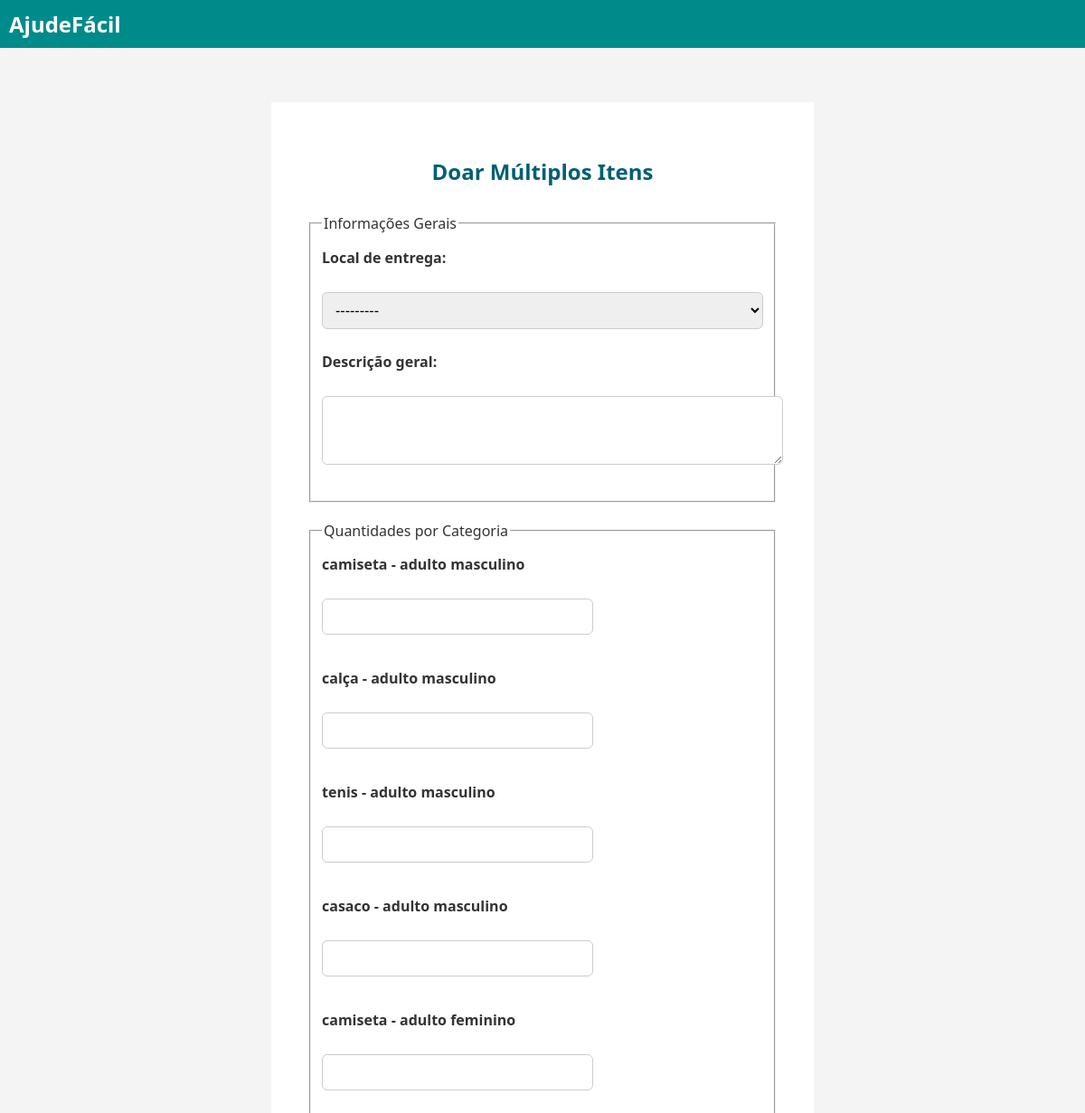
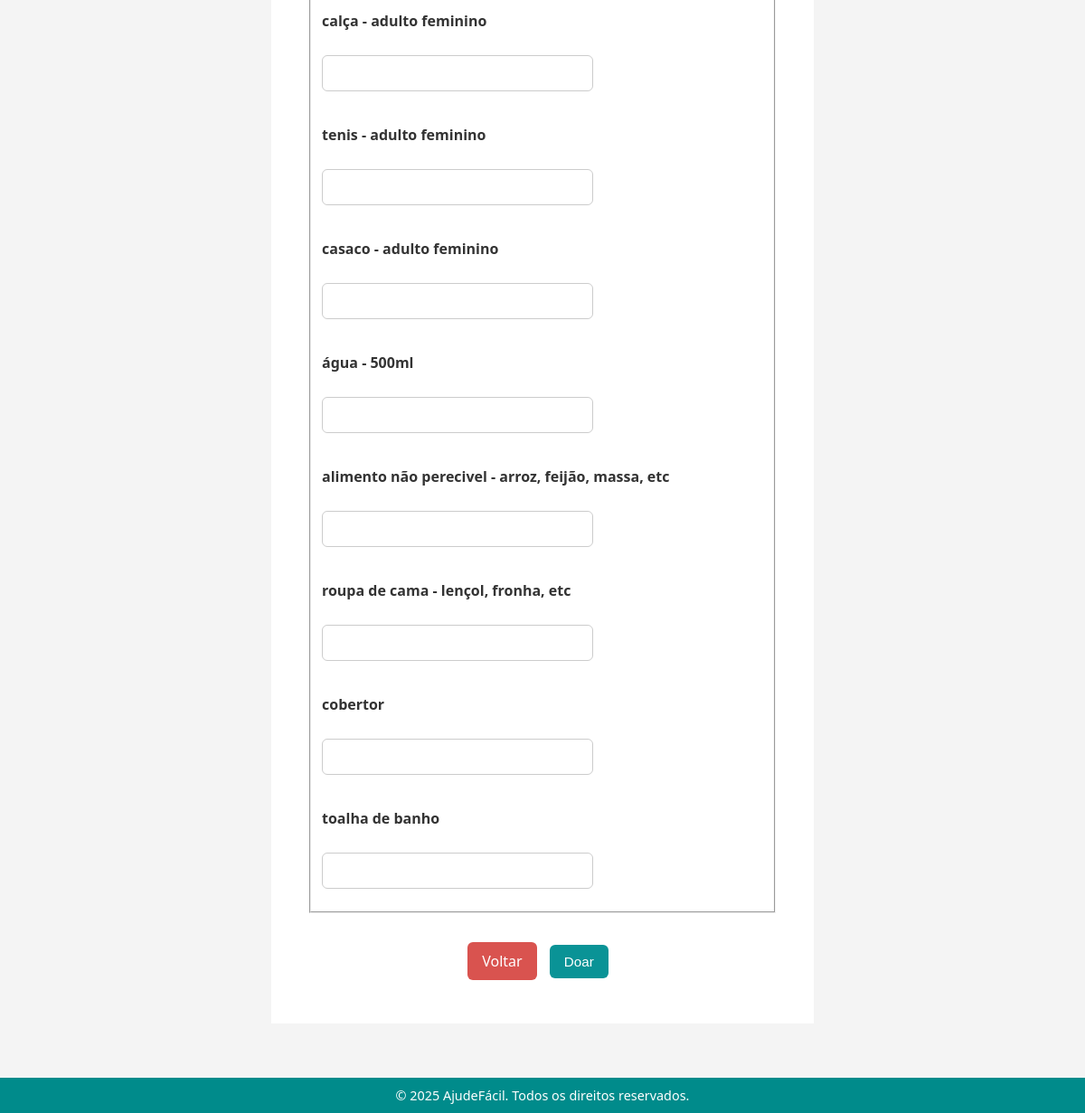
Screenshot of /fazer_doacoes_multiplas/ (signed in) with the database file from the repository (2 pictures, top to bottom).
### doacoes/models.py (models this page shows, shortened)
class Categoria(models.Model):
    nome = models.CharField("Nome da categoria", max_length=100, unique=True)
    class Meta:
        verbose_name = "Categoria"
        verbose_name_plural = "Categorias"

### doacoes/views.py (the view)
# urls.py: path('fazer_doacoes_multiplas/', views.fazer_doacoes_multiplas, name='fazer_doacoes_multiplas'),
@login_required
def fazer_doacoes_multiplas(request):
    if request.user.perfil.tipo != 'doador':
        return HttpResponseForbidden()
    categorias = Categoria.objects.all()
    if request.method == 'POST':
        form = FormDoacoesMultiplas(request.POST, categorias=categorias)
        if form.is_valid():
            local = form.cleaned_data['local_entrega']
            desc_geral = form.cleaned_data.get('descricao', '')
            for cat in categorias:
                qtd = form.cleaned_data.get(f'quantidade_{cat.id}')
                if qtd and qtd > 0:
                    Doacao.objects.create(
                        categoria=cat,
                        quantidade=qtd,
                        local_entrega=local,
                        descricao=desc_geral or f"Doação de {qtd} {cat.nome.lower()}",
                        doador=request.user
                    )
            messages.success(request, "Doações registradas com sucesso.")
            return redirect('minhas_doacoes')
    else:
        form = FormDoacoesMultiplas(categorias=categorias)
    return render(request, 'doacoes/form_doacoes_multiplas.html', {
        'form': form,
        'categorias': categorias,
        'url_voltar': 'home_doador'
    })

### doacoes/forms.py
class FormDoacoesMultiplas(forms.Form):
    local_entrega = forms.ModelChoiceField(
        label='Local de entrega',
        queryset=LocalEntrega.objects.all(),
        widget=forms.Select(attrs={'class': 'form-control'})
    )
    descricao = forms.CharField(
        label='Descrição geral',
        required=False,
        widget=forms.Textarea(attrs={'rows': 3, 'class': 'form-control'})
    )
    def __init__(self, *args, categorias=None, **kwargs):
        super().__init__(*args, **kwargs)
        if categorias:
            for cat in categorias:
                self.fields[f'quantidade_{cat.id}'] = forms.IntegerField(
                    label=cat.nome,
                    required=False,
                    min_value=0,
                    widget=forms.NumberInput(attrs={
                        'class': 'form-control',
                        'style': 'width: 200px;'
                    })
                )

### doacoes/models.py (called while the page is built)
    def __str__(self):
        return self.nome

### doacoes/templates/doacoes/form_doacoes_multiplas.html (shortened to what this page needs)
{% extends "base.html" %}
{% block content %}
<main class="container" style="max-width:600px; margin:40px auto;">
  <h2 style="text-align:center;">Doar Múltiplos Itens</h2>
  <form method="post" style="margin-top: 30px;">
    <fieldset style="margin-bottom: 20px;">
      <legend>Informações Gerais</legend>
      <div style="margin-bottom: 10px;">
        {{ form.local_entrega.label_tag }}<br>
        {{ form.local_entrega }}
      </div>
      <div style="margin-bottom: 10px;">
        {{ form.descricao.label_tag }}<br>
        {{ form.descricao }}
      </div>
    </fieldset>
    <fieldset>
      <legend>Quantidades por Categoria</legend>
      <div style="display: flex; flex-direction: column; gap: 12px;">
        {% for field in form %}
          {% if field.name != 'local_entrega' and field.name != 'descricao' %}
            <div>
              <label for="{{ field.id_for_label }}">{{ field.label }}</label><br>
              <input type='number' name='{{ field.name }}' id='{{ field.id_for_label }}' min='0' style='width: 100%; max-width: 300px; box-sizing: border-box;'>
            </div>
          {% endif %}
        {% endfor %}
      </div>
    </fieldset>
    <div style="margin-top: 25px; text-align: center;">
      <a href="{% url url_voltar %}" class="botao" style="background-color: #d9534f; color: #fff; margin-right: 10px;">
        Voltar
      </a>
      <button type="submit" class="botao">Doar</button>
    </div>
  </form>
</main>
{% endblock %}

### doacoes/static/css/estilo.css (style rules this page uses)
body { font-family: 'Segoe UI', Tahoma, Geneva, Verdana, sans-serif; background-color: #f4f4f4; color: #333; margin: 0; padding: 0; height: 100vh; display: flex; flex-direction: column; }
.container { max-width: 800px; margin: auto; background: #fff; padding: 30px; border-radius: 12px; box-shadow: 0 2px 10px rgba(0, 0, 0, 0.1); }
h2 { text-align: center; margin-bottom: 25px; color: #005f73; }
form label { display: block; margin-top: 10px; font-weight: bold; }
form input, form select, form button, form textarea { width: 100%; padding: 10px; margin-top: 5px; margin-bottom: 15px; border: 1px solid #ccc; border-radius: 6px; font-size: 1rem; }
form button { background-color: #5dc1c4; color: white; cursor: pointer; transition: 0.3s; }
a { color: #0a9396; text-decoration: none; }
main.container { flex: 1; padding: 40px; width: 100%; max-width: 100%; box-sizing: border-box; background: #fff; }
.botao { display: inline-block; padding: 10px 16px; background-color: #0a9396; color: white; text-decoration: none; border-radius: 6px; margin-right: 10px; }
button, input[type="submit"], form button { background-color: #5dc1c4; color: white; border: none; padding: 10px 15px; border-radius: 6px; cursor: pointer; }
button, input[type="submit"], form button { width: auto; padding: 8px 16px; font-size: 0.95rem; }
button, input[type="submit"], form button { display: block; margin: 10px auto; }
.container { width: 100%; margin: 0; padding: 30px; background: #fff; border-radius: 0; box-shadow: none; }

### rows the page displays
Categoria: label "camiseta - adulto masculino"
Categoria: label "calça - adulto masculino"
Categoria: label "tenis - adulto masculino"
Categoria: label "casaco - adulto masculino"
Categoria: label "camiseta - adulto feminino"
Categoria: label "calça - adulto feminino"
Categoria: label "tenis - adulto feminino"
Categoria: label "casaco - adulto feminino"
Categoria: label "água - 500ml"
Categoria: label "alimento não perecivel - arroz, feijão, massa, etc"
Categoria: label "roupa de cama - lençol, fronha, etc"
Categoria: label "cobertor"
Categoria: label "toalha de banho"
